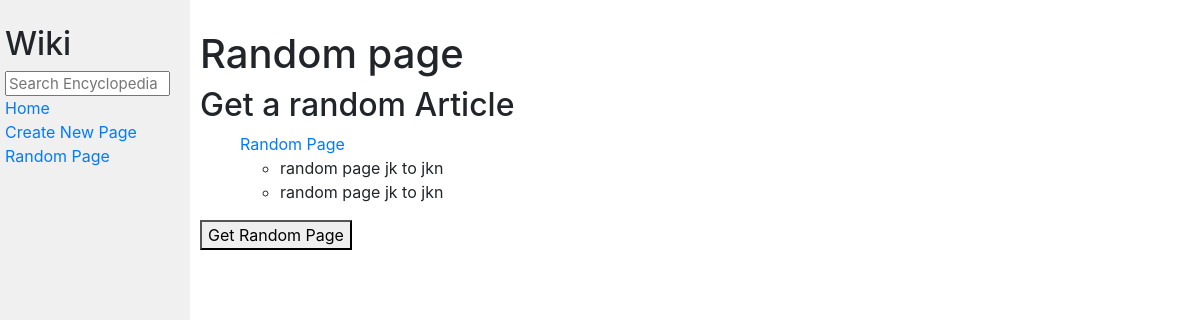
The page /random/ on the database as committed earlier.
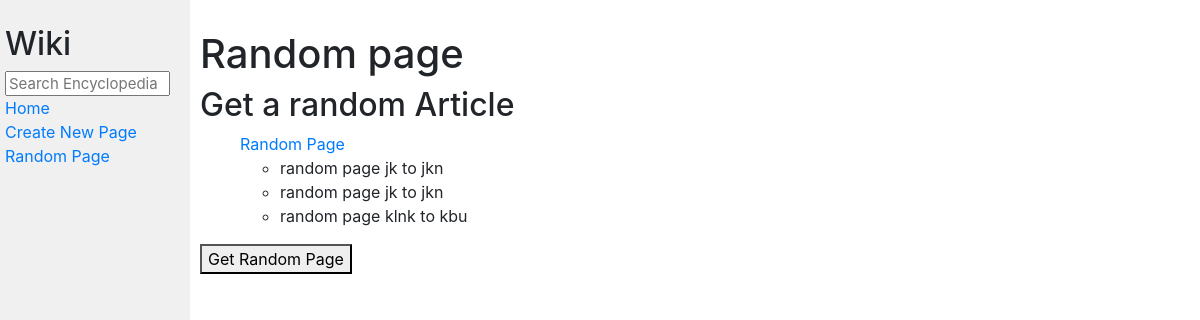
The same page on the database as committed later.
### encyclopedia/models.py (models this page shows, shortened)
class saved_pages(models.Model):
    title = models.CharField(max_length=64)
    text_page = models.TextField()
    user_id = models.IntegerField(primary_key=True)

### encyclopedia/views.py (the view, shortened to what this page needs)
# urls.py: path('random/', views.random, name='random') # das erste ist dass was oben beim Link im browser steht, also es ist nicht von gro
def random(request):
    return render(request, "encyclopedia/random.html", {
        "save": saved_pages.objects.all()
    })

### encyclopedia/templates/encyclopedia/random.html (shortened to what this page needs)
{% extends "encyclopedia/layout.html" %}
{% block body %}
    {%if request.method == "GET"%}
    <h1>Random page</h1>
    <form method="get" action="{% url 'random' %}">
        <h2>Get a random Article</h2>
        <ul>
            <a href="{% url 'random' %}">Random Page</a>
            {% for ran in save %}
            <ul>
                <li>random page {{ ran.title }} to {{ ran.text_page }}</li>
            </ul>
            {% endfor %}
        </ul>
        <button type="submit">Get Random Page</button>
    </form>
    {% else %}
    <form method="post" action="{% url 'article' %}"></form>
    {% endif %}
{% endblock %}

Rows that differ between the two databases and show on the page:
added saved_pages: title "klnk", text_page "kbu"
